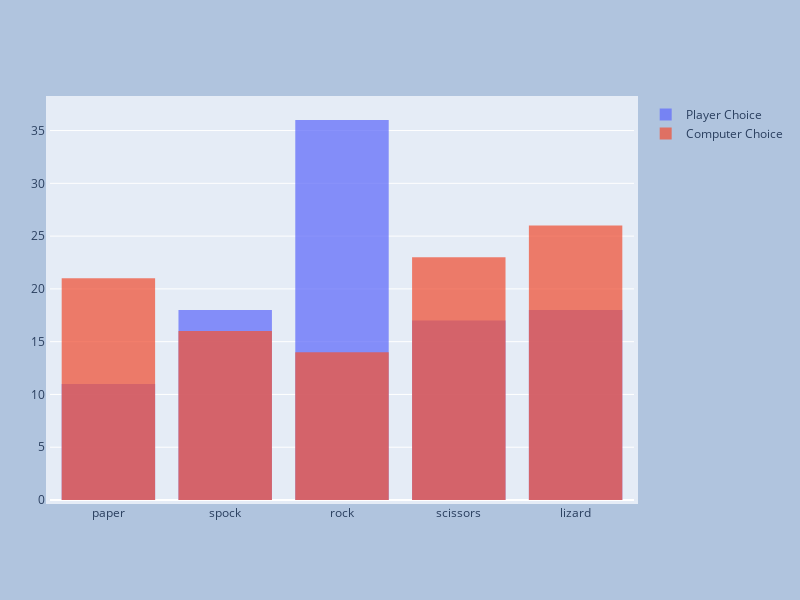

This figure's notebook cell:
### Code cell
# make a plotly histogram of player choices

# make a plotly histogram of player choices
fig = go.Figure()
fig.add_trace(go.Histogram(x=cleaned_data['Player Choice'], name='Player Choice'))
fig.add_trace(go.Histogram(x=cleaned_data['Computer Choice'], name='Computer Choice'))

fig.update_layout(
    barmode='overlay',
    autosize=False,
    width=800,
    height=600,
    margin=dict(l=50, r=50, b=100, t=100, pad=4),
    paper_bgcolor="LightSteelBlue",
).update_traces(opacity=0.75)

fig.show()

### Figure 1 — Plotly figure (JSON) as saved in the notebook; plotly's stock layout.template omitted (floating-point values rounded to 4 significant figures)
{"data": [{"name": "Player Choice", "opacity": 0.75, "type": "histogram", "x": ["paper", "paper", "spock", "rock", "scissors", "rock", "rock", "rock", "spock", "lizard", "paper", "spock", "scissors", "rock", "spock", "spock", "spock", "scissors", "lizard", "rock", "spock", "rock", "lizard", "scissors", "spock", "spock", "rock", "scissors", "lizard", "rock", "scissors", "lizard", "rock", "paper", "lizard", "rock", "paper", "lizard", "rock", "scissors", "rock", "rock", "rock", "rock", "rock", "rock", "rock", "rock", "rock", "rock", "scissors", "scissors", "scissors", "rock", "paper", "lizard", "rock", "paper", "scissors", "rock", "lizard", "rock", "paper", "spock", "lizard", "rock", "lizard", "scissors", "spock", "rock", "scissors", "spock", "rock", "lizard", "paper", "rock", "lizard", "lizard", "spock", "rock", "rock", "spock", "lizard", "scissors", "spock", "lizard", "paper", "scissors", "spock", "lizard", "scissors", "rock", "scissors", "spock", "rock", "paper", "rock", "spock", "lizard", "rock"]}, {"name": "Computer Choice", "opacity": 0.75, "type": "histogram", "x": ["paper", "paper", "rock", "scissors", "lizard", "lizard", "paper", "spock", "lizard", "rock", "scissors", "spock", "rock", "spock", "paper", "lizard", "paper", "lizard", "rock", "lizard", "lizard", "scissors", "paper", "rock", "paper", "scissors", "lizard", "lizard", "scissors", "scissors", "paper", "scissors", "scissors", "spock", "lizard", "paper", "rock", "lizard", "rock", "lizard", "scissors", "rock", "lizard", "paper", "scissors", "lizard", "rock", "spock", "paper", "scissors", "scissors", "rock", "scissors", "lizard", "paper", "scissors", "spock", "paper", "scissors", "paper", "lizard", "lizard", "spock", "rock", "spock", "lizard", "paper", "paper", "paper", "paper", "spock", "rock", "lizard", "lizard", "scissors", "scissors", "lizard", "lizard", "spock", "spock", "paper", "spock", "scissors", "paper", "scissors", "rock", "rock", "scissors", "spock", "spock", "scissors", "lizard", "scissors", "paper", "lizard", "lizard", "scissors", "spock", "lizard", "spock"]}], "layout": {"autosize": false, "barmode": "overlay", "height": 600, "margin": {"b": 100, "l": 50, "pad": 4, "r": 50, "t": 100}, "paper_bgcolor": "LightSteelBlue", "width": 800}}
